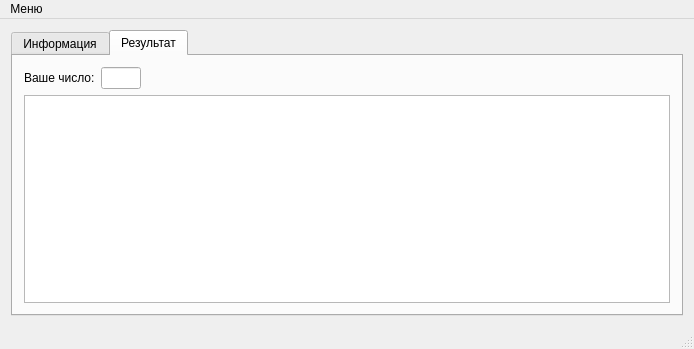
<?xml version="1.0" encoding="UTF-8"?>
<ui version="4.0">
 <class>Hachmei</class>
 <widget class="QMainWindow" name="Hachmei">
  <property name="geometry">
   <rect>
    <x>0</x>
    <y>0</y>
    <width>694</width>
    <height>349</height>
   </rect>
  </property>
  <property name="windowTitle">
   <string>Hachmei</string>
  </property>
  <property name="windowIcon">
   <iconset resource="resources.qrc">
    <normaloff>:/icon.ico</normaloff>:/icon.ico</iconset>
  </property>
  <widget class="QWidget" name="centralWidget">
   <layout class="QVBoxLayout" name="verticalLayout">
    <item>
     <widget class="QTabWidget" name="tabs">
      <property name="currentIndex">
       <number>1</number>
      </property>
      <widget class="QWidget" name="dataTab">
       <attribute name="title">
        <string>Информация</string>
       </attribute>
       <layout class="QVBoxLayout" name="verticalLayout_2">
        <item>
         <layout class="QHBoxLayout" name="horizontalLayout">
          <item>
           <widget class="QLabel" name="birthdayLabel">
            <property name="text">
             <string>Дата вашего рождения:</string>
            </property>
           </widget>
          </item>
          <item>
           <widget class="QDateEdit" name="birthdayDate">
            <property name="displayFormat">
             <string>dd.MM.yyyy</string>
            </property>
           </widget>
          </item>
          <item>
           <spacer name="horizontalSpacer_2">
            <property name="orientation">
             <enum>Qt::Horizontal</enum>
            </property>
            <property name="sizeHint" stdset="0">
             <size>
              <width>40</width>
              <height>20</height>
             </size>
            </property>
           </spacer>
          </item>
          <item>
           <widget class="QPushButton" name="byDateButton">
            <property name="enabled">
             <bool>false</bool>
            </property>
            <property name="minimumSize">
             <size>
              <width>100</width>
              <height>0</height>
             </size>
            </property>
            <property name="maximumSize">
             <size>
              <width>100</width>
              <height>16777215</height>
             </size>
            </property>
            <property name="text">
             <string>По дате</string>
            </property>
           </widget>
          </item>
         </layout>
        </item>
        <item>
         <layout class="QHBoxLayout" name="horizontalLayout_2">
          <item>
           <widget class="QLineEdit" name="name">
            <property name="toolTip">
             <string>Имя</string>
            </property>
            <property name="placeholderText">
             <string>Имя</string>
            </property>
           </widget>
          </item>
          <item>
           <widget class="QLineEdit" name="surname">
            <property name="toolTip">
             <string>Фамилия</string>
            </property>
            <property name="placeholderText">
             <string>Фамилия</string>
            </property>
           </widget>
          </item>
          <item>
           <widget class="QLineEdit" name="patronymic">
            <property name="toolTip">
             <string>Отчество</string>
            </property>
            <property name="placeholderText">
             <string>Отчество</string>
            </property>
           </widget>
          </item>
          <item>
           <spacer name="horizontalSpacer_3">
            <property name="orientation">
             <enum>Qt::Horizontal</enum>
            </property>
            <property name="sizeHint" stdset="0">
             <size>
              <width>40</width>
              <height>20</height>
             </size>
            </property>
           </spacer>
          </item>
          <item>
           <widget class="QPushButton" name="byName">
            <property name="enabled">
             <bool>false</bool>
            </property>
            <property name="minimumSize">
             <size>
              <width>100</width>
              <height>0</height>
             </size>
            </property>
            <property name="maximumSize">
             <size>
              <width>100</width>
              <height>16777215</height>
             </size>
            </property>
            <property name="text">
             <string>По Ф.И.О.</string>
            </property>
           </widget>
          </item>
         </layout>
        </item>
        <item>
         <spacer name="verticalSpacer">
          <property name="orientation">
           <enum>Qt::Vertical</enum>
          </property>
          <property name="sizeHint" stdset="0">
           <size>
            <width>20</width>
            <height>40</height>
           </size>
          </property>
         </spacer>
        </item>
        <item>
         <widget class="QPushButton" name="goldNumber">
          <property name="enabled">
           <bool>false</bool>
          </property>
          <property name="minimumSize">
           <size>
            <width>0</width>
            <height>100</height>
           </size>
          </property>
          <property name="styleSheet">
           <string notr="true">background-color: rgb(255, 215, 0);</string>
          </property>
          <property name="text">
           <string>Золотое число</string>
          </property>
          <property name="flat">
           <bool>false</bool>
          </property>
         </widget>
        </item>
       </layout>
      </widget>
      <widget class="QWidget" name="resultTab">
       <attribute name="title">
        <string>Результат</string>
       </attribute>
       <layout class="QVBoxLayout" name="verticalLayout_3">
        <item>
         <layout class="QHBoxLayout" name="horizontalLayout_3">
          <item>
           <widget class="QLabel" name="numberLabel">
            <property name="text">
             <string>Ваше число:</string>
            </property>
           </widget>
          </item>
          <item>
           <widget class="QLineEdit" name="number">
            <property name="maximumSize">
             <size>
              <width>40</width>
              <height>16777215</height>
             </size>
            </property>
            <property name="readOnly">
             <bool>true</bool>
            </property>
           </widget>
          </item>
          <item>
           <spacer name="horizontalSpacer">
            <property name="orientation">
             <enum>Qt::Horizontal</enum>
            </property>
            <property name="sizeHint" stdset="0">
             <size>
              <width>40</width>
              <height>20</height>
             </size>
            </property>
           </spacer>
          </item>
         </layout>
        </item>
        <item>
         <widget class="QTextBrowser" name="resultText">
          <property name="openExternalLinks">
           <bool>true</bool>
          </property>
         </widget>
        </item>
       </layout>
      </widget>
     </widget>
    </item>
   </layout>
  </widget>
  <widget class="QMenuBar" name="menuBar">
   <property name="geometry">
    <rect>
     <x>0</x>
     <y>0</y>
     <width>694</width>
     <height>23</height>
    </rect>
   </property>
   <widget class="QMenu" name="menu">
    <property name="title">
     <string>Меню</string>
    </property>
    <addaction name="separator"/>
    <addaction name="actionReset"/>
    <addaction name="actionAbout"/>
    <addaction name="separator"/>
    <addaction name="actionExit"/>
   </widget>
   <addaction name="menu"/>
  </widget>
  <widget class="QStatusBar" name="statusBar"/>
  <action name="actionAbout">
   <property name="icon">
    <iconset resource="resources.qrc">
     <normaloff>:/icon.ico</normaloff>:/icon.ico</iconset>
   </property>
   <property name="text">
    <string>О нас...</string>
   </property>
   <property name="shortcut">
    <string>Ctrl+A</string>
   </property>
  </action>
  <action name="actionExit">
   <property name="text">
    <string>Выход</string>
   </property>
   <property name="shortcut">
    <string>Ctrl+Q, Ctrl+X</string>
   </property>
  </action>
  <action name="actionReset">
   <property name="text">
    <string>Сброс</string>
   </property>
   <property name="shortcut">
    <string>Ctrl+N</string>
   </property>
  </action>
 </widget>
 <layoutdefault spacing="6" margin="11"/>
 <resources>
  <include location="resources.qrc"/>
 </resources>
 <connections/>
</ui>
